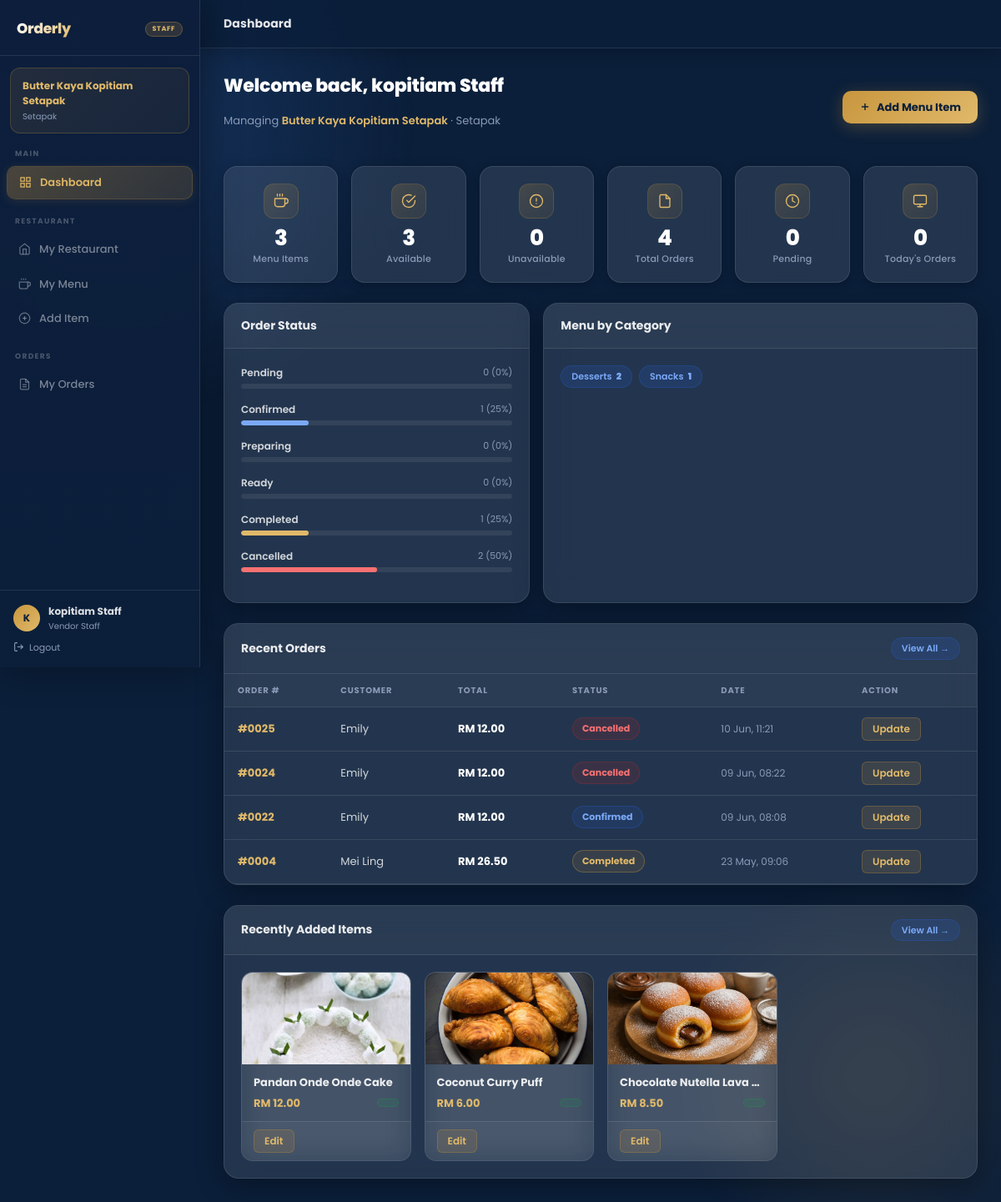
Page /dashboard.php (signed in) on the committed database.
### tables this page shows
CREATE TABLE `restaurants` (
  `id` int(11) NOT NULL,
  `name` varchar(150) NOT NULL,
  `area` enum('Setapak','Wangsa Maju') NOT NULL,
  `address` varchar(255) DEFAULT NULL,
  `image` varchar(255) DEFAULT NULL,
  `created_at` timestamp NOT NULL DEFAULT current_timestamp()
);

CREATE TABLE `orders` (
  `id` int(11) NOT NULL,
  `customer_id` int(11) NOT NULL,
  `restaurant_id` int(11) NOT NULL,
  `status` enum('pending','confirmed','preparing','ready','completed','cancelled') NOT NULL DEFAULT 'pending',
  `total_price` decimal(10,2) NOT NULL DEFAULT 0.00,
  `notes` text DEFAULT NULL,
  `created_at` timestamp NOT NULL DEFAULT current_timestamp(),
  `updated_at` timestamp NOT NULL DEFAULT current_timestamp() ON UPDATE current_timestamp(),
  `payment_method` varchar(50) DEFAULT NULL COMMENT 'fpx_MAY | ewallet_tng | card | cash',
  `payment_status` varchar(20) NOT NULL DEFAULT 'unpaid' COMMENT 'unpaid | paid',
  `cancellation_reason` text DEFAULT NULL,
  `delivery_location` text DEFAULT NULL
);

CREATE TABLE `users` (
  `id` int(10) UNSIGNED NOT NULL,
  `name` varchar(300) NOT NULL,
  `email` varchar(300) NOT NULL,
  `password` varchar(300) NOT NULL,
  `role` enum('customer','vendor_staff','admin') NOT NULL,
  `created_at` timestamp NOT NULL DEFAULT current_timestamp(),
  `restaurant_id` int(11) DEFAULT NULL,
  `created_by` int(11) DEFAULT NULL
);

CREATE TABLE `menu_items` (
  `id` int(11) NOT NULL,
  `restaurant_id` int(11) NOT NULL,
  `name` varchar(150) NOT NULL,
  `price` decimal(8,2) NOT NULL,
  `category` enum('Rice','Noodles','Bread/Roti','Snacks','Beverages','Desserts','Soups','Salads','Grills','Western','Seafood','Others') NOT NULL,
  `description` text DEFAULT NULL,
  `image` varchar(255) DEFAULT NULL,
  `availability` tinyint(1) DEFAULT 1,
  `location` enum('Setapak','Wangsa Maju') NOT NULL,
  `budget_category` enum('Cheap','Moderate','Expensive') NOT NULL,
  `is_vegetarian` tinyint(1) DEFAULT 0,
  `is_vegan` tinyint(1) DEFAULT 0,
  `is_high_protein` tinyint(1) DEFAULT 0,
  `is_halal` tinyint(1) DEFAULT 1,
  `is_non_halal` tinyint(1) DEFAULT 0,
  `is_spicy` tinyint(1) DEFAULT 0,
  `is_non_spicy` tinyint(1) DEFAULT 1,
  `has_peanut` tinyint(1) DEFAULT 0,
  `has_seafood` tinyint(1) DEFAULT 0,
  `has_soy` tinyint(1) DEFAULT 0,
  `has_milk` tinyint(1) DEFAULT 0,
  `has_gluten` tinyint(1) DEFAULT 0,
  `created_at` timestamp NOT NULL DEFAULT current_timestamp(),
  `updated_at` timestamp NOT NULL DEFAULT current_timestamp() ON UPDATE current_timestamp()
);

### config.php (called while the page is built, shortened)
<?php
function h(string $s): string {
    return htmlspecialchars($s, ENT_QUOTES, 'UTF-8');
}
function isAdmin(): bool {
    return isset($_SESSION['role']) && $_SESSION['role'] === 'admin';
}
function getVendorRestaurantId(): int {
    return intval($_SESSION['restaurant_id'] ?? 0);
}

### dashboard.php (the view, shortened to what this page needs)
<?php
require_once 'config.php';
$vendorRestId = getVendorRestaurantId();
$myRestaurant = null;
if ($vendorRestId) {
 $myRestaurant = $conn->query("SELECT * FROM restaurants WHERE id='$vendorRestId'")->fetch_assoc();
}
if ($vendorRestId) {
 $totalMenus = $conn->query("SELECT COUNT(*) FROM menu_items WHERE restaurant_id='$vendorRestId'")->fetch_row()[0];
 $availableMenus = $conn->query("SELECT COUNT(*) FROM menu_items WHERE availability=1 AND restaurant_id='$vendorRestId'")->fetch_row()[0];
 $totalOrders = $conn->query("SELECT COUNT(*) FROM orders WHERE restaurant_id='$vendorRestId'")->fetch_row()[0] ?? 0;
 $pendingOrders = $conn->query("SELECT COUNT(*) FROM orders WHERE status='pending' AND restaurant_id='$vendorRestId'")->fetch_row()[0] ?? 0;
 $todayOrders = $conn->query("SELECT COUNT(*) FROM orders WHERE restaurant_id='$vendorRestId' AND DATE(created_at)=CURDATE()")->fetch_row()[0] ?? 0;
} else {
 $totalMenus = $availableMenus = $totalOrders = $pendingOrders = $todayOrders = $todayRevenue = 0;
}
$unavailable = $totalMenus - $availableMenus;
$recent = $vendorRestId ? $conn->query("
 SELECT m.*, r.name AS rest_name FROM menu_items m
 JOIN restaurants r ON m.restaurant_id = r.id
 WHERE m.restaurant_id='$vendorRestId'
 ORDER BY m.created_at DESC LIMIT 8
") : null;
$catBreak = $vendorRestId ? $conn->query("
 SELECT category, COUNT(*) AS cnt FROM menu_items
 WHERE restaurant_id='$vendorRestId' GROUP BY category ORDER BY cnt DESC
") : null;
$recentOrders = $vendorRestId ? $conn->query("
 SELECT o.*, u.name AS customer_name FROM orders o
 JOIN users u ON o.customer_id = u.id
 WHERE o.restaurant_id='$vendorRestId'
 ORDER BY o.created_at DESC LIMIT 6
") : null;
$orderStats = [];
if ($vendorRestId) {
 $osr = $conn->query("SELECT status, COUNT(*) AS cnt FROM orders WHERE restaurant_id='$vendorRestId' GROUP BY status");
 while ($os = $osr->fetch_assoc()) $orderStats[$os['status']] = (int)$os['cnt'];
}
$pageTitle = 'Dashboard';
$activePage = 'dashboard';
require_once 'vendor_header.php';
?>
<div class="page-header d-flex align-items-center justify-content-between flex-wrap gap-2">
 <div>
 <p class="page-title">Welcome back, <?= h($_SESSION['name']) ?> </p>
 <p class="page-sub">
 <?php if ($myRestaurant): ?>
 Managing <strong><?= h($myRestaurant['name']) ?></strong> · <?= h($myRestaurant['area']) ?>
 <?php else: ?>
 You are not assigned to any restaurant yet.
 <?php endif; ?>
 </p>
 </div>
 <?php if ($vendorRestId): ?>
 <a href="add_menu.php" class="btn-orderly">
 <svg width="14" height="14" viewBox="0 0 24 24" fill="none" stroke="currentColor" stroke-width="2.5"><line x1="12" y1="5" x2="12" y2="19"/><line x1="5" y1="12" x2="19" y2="12"/></svg>
 Add Menu Item
 </a>
 <?php endif; ?>
</div>
<?php if (!$vendorRestId): ?>
<div class="alert-no-rest">
 <div style="font-size:52px;margin-bottom:14px;"></div>
 <p style="font-size:17px;font-weight:700;margin-bottom:8px;color:#fff;">No Restaurant Assigned</p>
 <p style="font-size:13px;color:var(--muted-lt);">Your account has not been assigned to a restaurant yet.<br>Please contact your administrator to get assigned.</p>
</div>
<?php else: ?>
<div class="row g-3 mb-4">
 <div class="col-6 col-md-4 col-lg-2">
 <div class="stat-card">
 <div class="stat-icon">
 <svg viewBox="0 0 24 24"><path d="M18 8h1a4 4 0 010 8h-1"/><path d="M2 8h16v9a4 4 0 01-4 4H6a4 4 0 01-4-4V8z"/><line x1="6" y1="1" x2="6" y2="4"/><line x1="10" y1="1" x2="10" y2="4"/><line x1="14" y1="1" x2="14" y2="4"/></svg>
 </div>
 <div class="stat-val"><?= $totalMenus ?></div>
 <div class="stat-lbl">Menu Items</div>
 </div>
 </div>
 <div class="col-6 col-md-4 col-lg-2">
 <div class="stat-card">
 <div class="stat-icon">
 <svg viewBox="0 0 24 24"><path d="M22 11.08V12a10 10 0 11-5.93-9.14"/><polyline points="22 4 12 14.01 9 11.01"/></svg>
 </div>
 <div class="stat-val"><?= $availableMenus ?></div>
 <div class="stat-lbl">Available</div>
 </div>
 </div>
 <div class="col-6 col-md-4 col-lg-2">
 <div class="stat-card">
 <div class="stat-icon">
 <svg viewBox="0 0 24 24"><circle cx="12" cy="12" r="10"/><line x1="12" y1="8" x2="12" y2="12"/><line x1="12" y1="16" x2="12.01" y2="16"/></svg>
 </div>
 <div class="stat-val"><?= $unavailable ?></div>
 <div class="stat-lbl">Unavailable</div>
 </div>
 </div>
 <div class="col-6 col-md-4 col-lg-2">
 <div class="stat-card">
 <div class="stat-icon">
 <svg viewBox="0 0 24 24"><path d="M14 2H6a2 2 0 00-2 2v16a2 2 0 002 2h12a2 2 0 002-2V8z"/><polyline points="14 2 14 8 20 8"/></svg>
 </div>
 <div class="stat-val"><?= $totalOrders ?></div>
 <div class="stat-lbl">Total Orders</div>
 </div>
 </div>
 <div class="col-6 col-md-4 col-lg-2">
 <div class="stat-card">
 <div class="stat-icon">
 <svg viewBox="0 0 24 24"><circle cx="12" cy="12" r="10"/><polyline points="12 6 12 12 16 14"/></svg>
 </div>
 <div class="stat-val"><?= $pendingOrders ?></div>
 <div class="stat-lbl">Pending</div>
 </div>
 </div>
 <div class="col-6 col-md-4 col-lg-2">
 <div class="stat-card">
 <div class="stat-icon">
 <svg viewBox="0 0 24 24"><rect x="2" y="3" width="20" height="14" rx="2"/><line x1="8" y1="21" x2="16" y2="21"/><line x1="12" y1="17" x2="12" y2="21"/></svg>
 </div>
 <div class="stat-val"><?= $todayOrders ?></div>
 <div class="stat-lbl">Today's Orders</div>
 </div>
 </div>
</div>
<div class="row g-3 mb-4">
 <div class="col-md-5">
 <div class="dash-card h-100">
 <div class="dash-card-header">
 <span class="dash-card-title"> Order Status</span>
 </div>
 <div class="dash-card-body">
 <?php
 $statusDef = [
 'pending' => [' Pending', '#fbbf24'],
 'confirmed' => [' Confirmed', '#7ba9f8'],
 'preparing' => [' Preparing', '#c4b5fd'],
 'ready' => [' Ready', '#4ade80'],
 'completed' => [' Completed', '#e0b96a'],
 'cancelled' => [' Cancelled', '#f87171'],
 ];
 foreach ($statusDef as $st => [$lbl, $color]):
 $cnt = $orderStats[$st] ?? 0;
 $pct = $totalOrders > 0 ? round($cnt / $totalOrders * 100) : 0;
 ?>
 <div class="mb-3">
 <div class="d-flex justify-content-between mb-1">
 <span style="font-size:12px;font-weight:600;color:rgba(255,255,255,.8);"><?= $lbl ?></span>
 <span style="font-size:11px;color:var(--muted-lt);"><?= $cnt ?> (<?= $pct ?>%)</span>
 </div>
 <div class="progress-track">
 <div class="progress-fill" style="width:<?= $pct ?>%;background:<?= $color ?>;"></div>
 </div>
 </div>
 <?php endforeach; ?>
 </div>
 </div>
 </div>
 <div class="col-md-7">
 <div class="dash-card h-100">
 <div class="dash-card-header">
 <span class="dash-card-title"> Menu by Category</span>
 </div>
 <div class="dash-card-body">
 <?php if ($catBreak && $catBreak->num_rows > 0): ?>
 <div class="d-flex flex-wrap gap-2">
 <?php while ($c = $catBreak->fetch_assoc()): ?>
 <span class="badge-pill bp-blue"><?= h($c['category']) ?> &nbsp;<strong><?= $c['cnt'] ?></strong></span>
 <?php endwhile; ?>
 </div>
 <?php else: ?>
 <p style="font-size:13px;color:var(--muted-lt);text-align:center;padding:24px;">No menu items yet.</p>
 <?php endif; ?>
 </div>
 </div>
 </div>
</div>
<?php if ($recentOrders && $recentOrders->num_rows > 0): ?>
<div class="dash-card mb-4">
 <div class="dash-card-header">
 <span class="dash-card-title"> Recent Orders</span>
 <a href="my_orders.php" class="badge-pill bp-blue" style="text-decoration:none;">View All →</a>
 </div>
 <div class="dash-card-body" style="padding:0;">
 <div style="overflow-x:auto;">
 <table class="table table-hover w-100" style="margin:0;">
 <thead>
 <tr>
 <th>Order #</th>
 <th>Customer</th>
 <th>Total</th>
 <th>Status</th>
 <th>Date</th>
 <th>Action</th>
 </tr>
 </thead>
 <tbody>
 <?php while ($ord = $recentOrders->fetch_assoc()):
 $sCfg = [
 'pending' => [' Pending', 'status-pending'],
 'confirmed' => [' Confirmed', 'status-confirmed'],
 'preparing' => [' Preparing', 'status-preparing'],
 'ready' => [' Ready', 'status-ready'],
 'completed' => [' Completed', 'status-completed'],
 'cancelled' => [' Cancelled', 'status-cancelled'],
 ];
 [$sLbl, $sCls] = $sCfg[$ord['status']] ?? [$ord['status'], ''];
 ?>
 <tr>
 <td><strong style="color:var(--gold-lt);">#<?= str_pad($ord['id'],4,'0',STR_PAD_LEFT) ?></strong></td>
 <td style="color:rgba(255,255,255,.8);"><?= h($ord['customer_name']) ?></td>
 <td><strong style="color:#fff;">RM <?= number_format($ord['total_price'],2) ?></strong></td>
 <td><span class="order-status-badge <?= $sCls ?>"><?= $sLbl ?></span></td>
 <td style="font-size:12px;color:var(--muted-lt);"><?= date('d M, H:i', strtotime($ord['created_at'])) ?></td>
 <td><a href="update_order.php?id=<?= $ord['id'] ?>" class="btn-edit-sm">Update</a></td>
 </tr>
 <?php endwhile; ?>
 </tbody>
 </table>
 </div>
 </div>
</div>
<?php endif; ?>
<div class="dash-card">
 <div class="dash-card-header">
 <span class="dash-card-title">Recently Added Items</span>
 <a href="manage_menu.php" class="badge-pill bp-blue" style="text-decoration:none;">View All →</a>
 </div>
 <div class="dash-card-body">
 <?php if ($recent && $recent->num_rows > 0): ?>
 <div class="row g-3">
 <?php while ($item = $recent->fetch_assoc()): ?>
 <div class="col-6 col-md-4 col-lg-3">
 <div class="food-card">
 <?php if ($item['image'] && file_exists('uploads/food_images/'.$item['image'])): ?>
 <img src="uploads/food_images/<?= h($item['image']) ?>" class="food-card-img" alt="<?= h($item['name']) ?>"/>
 <?php else: ?>
 <div class="food-card-img-placeholder"></div>
 <?php endif; ?>
 <div class="food-card-body">
 <div class="food-card-name"><?= h($item['name']) ?></div>
 <div class="d-flex align-items-center justify-content-between">
 <span class="food-card-price">RM <?= number_format($item['price'],2) ?></span>
 <span class="badge-pill <?= $item['availability'] ? 'avail-on' : 'avail-off' ?>">
 </span>
 </div>
 </div>
 <div class="food-card-footer">
 <a href="add_menu.php?edit=<?= $item['id'] ?>" class="btn-edit-sm">Edit</a>
 </div>
 </div>
 </div>
 <?php endwhile; ?>
 </div>
 <?php endif; ?>
 </div>
</div>
<?php endif;  ?>
<?php require_once 'includes/footer.php'; ?>

### vendor_header.php (shortened to what this page needs)
<?php
$vendorRestId = getVendorRestaurantId();
$myRest = $vendorRestId ? $conn->query("SELECT name, area FROM restaurants WHERE id='$vendorRestId'")->fetch_assoc() : null;
?>
<!DOCTYPE html>
<html lang="en">
<head>
<link href="https://cdn.jsdelivr.net/npm/bootstrap@5.3.0/dist/css/bootstrap.min.css" rel="stylesheet"/>
</head>
<body>
<nav class="sidebar">
 <div class="sidebar-logo">
 <span class="logo-text">Orderly</span>
 <span class="role-tag">STAFF</span>
 </div>
 <?php if ($myRest): ?>
 <div class="rest-chip">
 <div class="rest-chip-name"> <?= h($myRest['name']) ?></div>
 <div class="rest-chip-area"> <?= h($myRest['area']) ?></div>
 </div>
 <?php endif; ?>
 <div class="nav-section">Main</div>
 <a href="dashboard.php" class="nav-item <?= $activePage==='dashboard'?'active':'' ?>">
 <svg viewBox="0 0 24 24" fill="none" stroke="currentColor" stroke-width="2"><rect x="3" y="3" width="7" height="7"/><rect x="14" y="3" width="7" height="7"/><rect x="14" y="14" width="7" height="7"/><rect x="3" y="14" width="7" height="7"/></svg>
 Dashboard
 </a>
 <div class="nav-section">Restaurant</div>
 <a href="my_restaurant.php" class="nav-item <?= $activePage==='my_restaurant'?'active':'' ?>">
 <svg viewBox="0 0 24 24" fill="none" stroke="currentColor" stroke-width="2"><path d="M3 9l9-7 9 7v11a2 2 0 01-2 2H5a2 2 0 01-2-2z"/><polyline points="9 22 9 12 15 12 15 22"/></svg>
 My Restaurant
 </a>
 <a href="manage_menu.php" class="nav-item <?= $activePage==='manage_menu'?'active':'' ?>">
 <svg viewBox="0 0 24 24" fill="none" stroke="currentColor" stroke-width="2"><path d="M18 8h1a4 4 0 010 8h-1"/><path d="M2 8h16v9a4 4 0 01-4 4H6a4 4 0 01-4-4V8z"/><line x1="6" y1="1" x2="6" y2="4"/><line x1="10" y1="1" x2="10" y2="4"/><line x1="14" y1="1" x2="14" y2="4"/></svg>
 My Menu
 </a>
 <a href="add_menu.php" class="nav-item <?= $activePage==='add_menu'?'active':'' ?>">
 <svg viewBox="0 0 24 24" fill="none" stroke="currentColor" stroke-width="2"><circle cx="12" cy="12" r="10"/><line x1="12" y1="8" x2="12" y2="16"/><line x1="8" y1="12" x2="16" y2="12"/></svg>
 Add Item
 </a>
 <div class="nav-section">Orders</div>
 <a href="my_orders.php" class="nav-item <?= $activePage==='orders'?'active':'' ?>">
 <svg viewBox="0 0 24 24" fill="none" stroke="currentColor" stroke-width="2"><path d="M14 2H6a2 2 0 00-2 2v16a2 2 0 002 2h12a2 2 0 002-2V8z"/><polyline points="14 2 14 8 20 8"/><line x1="16" y1="13" x2="8" y2="13"/><line x1="16" y1="17" x2="8" y2="17"/></svg>
 My Orders
 </a>
 <div class="sidebar-bottom">
 <div style="display:flex;align-items:center;gap:10px;margin-bottom:4px;">
 <div style="width:32px;height:32px;border-radius:50%;background:linear-gradient(135deg,var(--gold),var(--gold-lt));display:flex;align-items:center;justify-content:center;font-size:12px;font-weight:700;color:var(--navy);flex-shrink:0;">
 <?= strtoupper(substr($_SESSION['name'],0,1)) ?>
 </div>
 <div>
 <div class="user-name"><?= h($_SESSION['name']) ?></div>
 <div class="user-role">Vendor Staff</div>
 </div>
 </div>
 <a href="logout.php" class="logout-btn">
 <svg width="13" height="13" viewBox="0 0 24 24" fill="none" stroke="currentColor" stroke-width="2"><path d="M9 21H5a2 2 0 01-2-2V5a2 2 0 012-2h4"/><polyline points="16 17 21 12 16 7"/><line x1="21" y1="12" x2="9" y2="12"/></svg>
 Logout
 </a>
 </div>
</nav>
<div class="main">
 <div class="topbar">
 <span class="topbar-title"><?= h($pageTitle ?? 'Dashboard') ?></span>
 </div>
 <div class="content">

### includes/footer.php (shortened to what this page needs)
  </div>
</div>
</body>
</html>

### rows in the picture
restaurants: name "Butter Kaya Kopitiam Setapak", area "Setapak"
orders: id "0025", users.name "Emily", total_price "12.00", sLbl "Cancelled", created_at "10 Jun, 11:21"
orders: id "0024", users.name "Emily", total_price "12.00", sLbl "Cancelled", created_at "09 Jun, 08:22"
orders: id "0022", users.name "Emily", total_price "12.00", sLbl "Confirmed", created_at "09 Jun, 08:08"
orders: id "0004", users.name "Mei Ling", total_price "26.50", sLbl "Completed", created_at "23 May, 09:06"
menu_items: image (picture), name "Pandan Onde Onde Cake", price "12.00", availability 1 (drawn)
menu_items: image (picture), name "Coconut Curry Puff", price "6.00", availability 1 (drawn)
menu_items: image (picture), name "Chocolate Nutella Lava…", price "8.50", availability 1 (drawn)

### other values in the picture
substr($_SESSION['name'],0,1) "K"
$_SESSION['name'] "kopitiam Staff"
$pageTitle "Dashboard"
$totalMenus "3"
$availableMenus "3"
$unavailable "0"
$totalOrders "4"
$pendingOrders "0"
$todayOrders "0"
$lbl "Pending"
$cnt "0"
$pct "0"
$lbl "Confirmed"
$cnt "1"
$pct "25"
